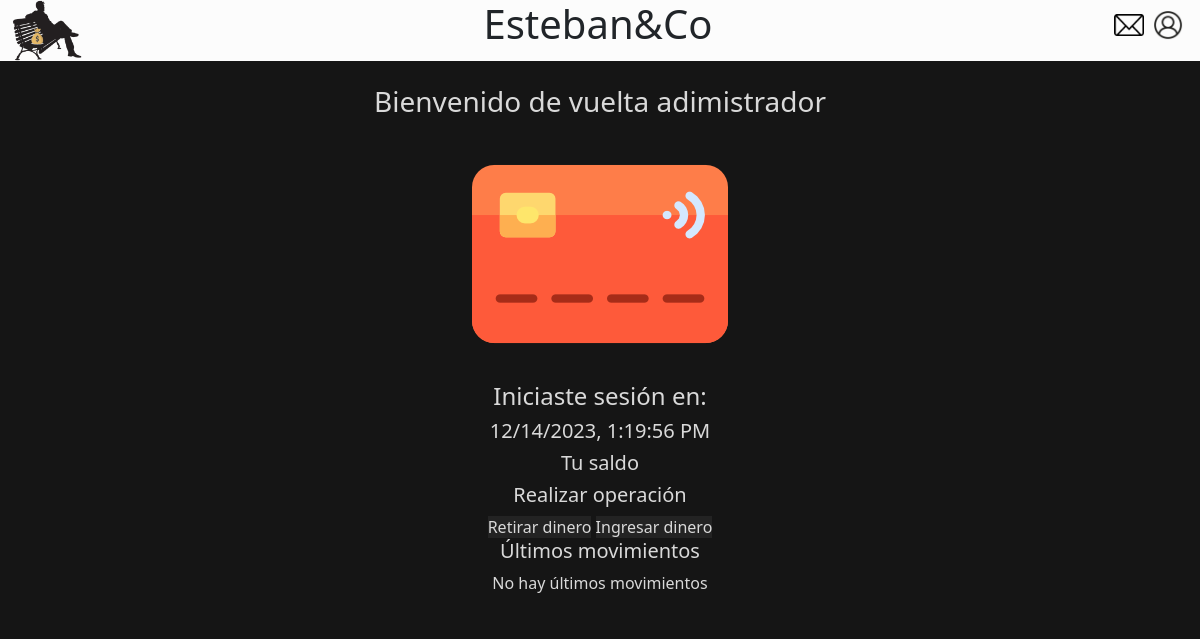
Page /php/paginas/inicioUser.php (signed in) on the committed database.
### tables this page shows
Create table perfil(
iban varchar(50) primary key,
nombre varchar(25),
apellidos varchar(40),
dni varchar(9),
email varchar(50),
imagen varchar(100),
contrasena varchar(255),
fecha_nacimiento date,
direccion varchar(30),
ciudad varchar(25),
codigo_postal int,
provincia varchar(20),
pais varchar(20),
saldo float
);

### php/conexiones/recuperarFoto.php (called while the page is built)
<?php
include_once("conexion.php");
$iban=$_SESSION['iban'];
$selectImagenPerfil= "SELECT imagen FROM perfil WHERE iban='$iban'";
$resultImagenPerfil=$conexion->query($selectImagenPerfil);
$fila=$resultImagenPerfil->fetch_assoc();
$imagenPerfil= $fila['imagen'];

### php/conexiones/obtenerPerfil.php (called while the page is built, shortened)
<?php
include_once("conexion.php");
if(isset($_SESSION['iban'])){
    $iban=$_SESSION['iban'];
    $consultaNombre = "SELECT nombre FROM perfil WHERE iban='$iban'";
    $resultNombre = $conexion->query($consultaNombre);
    if($resultNombre->num_rows > 0) {
        $row = $resultNombre->fetch_assoc();
        $nombrePerfil = $row['nombre'];
    } else {
        echo "No se encontró el nombre del perfil.";
    }
    $consultaMovimientos= "SELECT descripcion, cantidad, fecha FROM operaciones WHERE id_realizador='$iban' ORDER BY fecha DESC LIMIT 5 ";
    $resultMovimientos= $conexion->query($consultaMovimientos);
}

### php/paginas/inicioUser.php (the view, shortened to what this page needs)
<!DOCTYPE html>
<html lang="en">
<head>
    <link href="../../css/bootstrap.css" rel="stylesheet">
    <link href="../../css/headers.css" rel="stylesheet">
    <link href="../../css/desplegable.css" rel="stylesheet">
    <?php include_once("../conexiones/obtenerPerfil.php");?>
    <?php include_once("../conexiones/recuperarFoto.php");?>
</head>
<body>
  <header>
    <div class="headerPaginas">
      <div class="esteban">
        <img src="../../img/Esteban&Co.png">
      </div>
      <div class="titulo">
        <h1>Esteban&Co</h1>
      </div>
      <div class="iconosMenu">
        <a class="button" href="contactos.php" id="correo"><img src="../../img/correo.png"></a>
        <a class="button" id="menu"><img src="<?php echo $imagenPerfil;?>"></a>
      </div>
    </div>
  </header>
  <main>
      <section class="principal">
          <div class="container">
              <h3>Bienvenido de vuelta <?php echo $nombrePerfil;?></h3>
              <img src="../../img/credito.png">
              <h4>Iniciaste sesión en:</h4>
              <h5 id="fecha_actual"></h5>
              <h5>Tu saldo</h5>
              <h5>Realizar operación</h5>
              <a class="button gestion retirar" name="Retirar" href="retirar.php">Retirar dinero</a>
              <a class="button gestion ingresar" name="Ingresar" href="ingresar.php">Ingresar dinero</a>
              <br>
              <h5>Últimos movimientos</h5>
              <?php
                if($resultMovimientos->num_rows == 0) {
                  echo "<p>No hay últimos movimientos</p>";
                }
              ?>
          </div>
      </section>
  </main>
</body>
</html>

### css/headers.css (style rules this page uses)
html { background-color: #151515; }
body { margin: 0%; }
header { background-color: #fcfcfc; }
.headerPaginas { display: -webkit-box; display: -ms-flexbox; display: flex; -webkit-box-pack: justify; -ms-flex-pack: justify; justify-content: space-between; text-align: center; }
.headerPaginas .esteban { -webkit-box-pack: left; -ms-flex-pack: left; justify-content: left; margin-left: 1vw; }
.headerPaginas .esteban img { width: 70px; }
.headerPaginas .iconosMenu { -webkit-box-pack: right; -ms-flex-pack: right; justify-content: right; margin-right: 1vw; }
.headerPaginas .iconosMenu img { width: 30px; padding-top: 10px; }
.gestion { text-decoration: none; color: #d9d9d9; background-color: #232323; }
.principal { background-color: #151515; color: #d9d9d9; display: -webkit-box; display: -ms-flexbox; display: flex; -webkit-box-pack: center; -ms-flex-pack: center; justify-content: center; -webkit-box-align: center; -ms-flex-align: center; align-items: center; }
.container { padding-top: 3vh; text-align: center; }

### css/desplegable.css (style rules this page uses)
.iconosMenu a { border: none; background-color: #fcfcfc; margin-right: 5px; }

### rows in the picture
perfil: imagen (picture), nombre "adimistrador"
